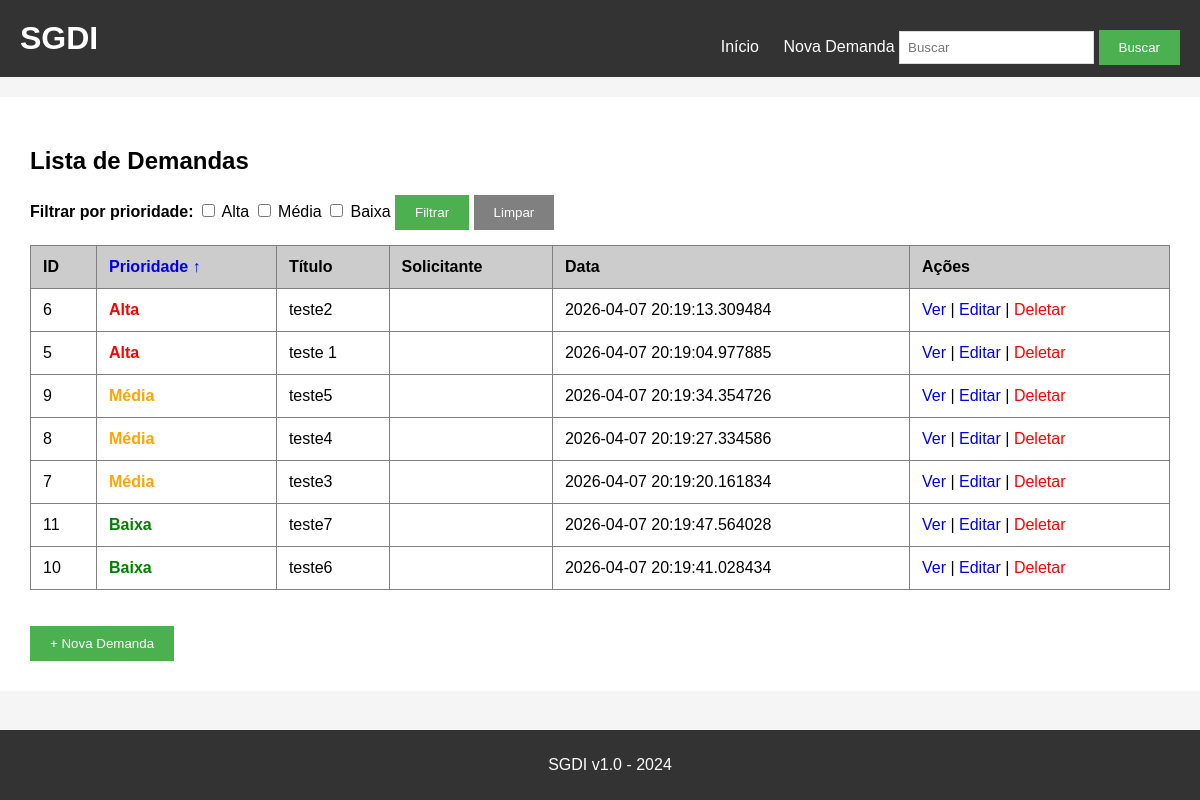
The page / on the database its author committed.
### tables this page shows
CREATE TABLE demandas (
    id INTEGER PRIMARY KEY AUTOINCREMENT,
    titulo TEXT,
    descricao TEXT,
    solicitante TEXT,
    data_criacao TEXT,
    nivel_prioridade TEXT
);

### app.py (the view)
@app.route('/')
def index():
    prioridades = request.args.getlist('prioridade[]')
    ordem = request.args.get('ordem', 'asc')
    prioridades = [p.lower() for p in prioridades]
    conn = get_db()
    cursor = conn.cursor()
    query = "SELECT * FROM demandas"
    params = []
    if prioridades:
        placeholders = ','.join(['?'] * len(prioridades))
        query += f' WHERE LOWER(nivel_prioridade) IN ({placeholders})'
        params.extend(prioridades)
    order_clause = '''
        CASE
            WHEN LOWER(nivel_prioridade) = "alta" THEN 1
            WHEN LOWER(nivel_prioridade) IN ("média","media") THEN 2
            WHEN LOWER(nivel_prioridade) = "baixa" THEN 3
            ELSE 4
        END
    '''
    if ordem == 'desc':
        query += f' ORDER BY {order_clause} DESC, data_criacao DESC'
    else:
        query += f' ORDER BY {order_clause} ASC, data_criacao DESC'
    demandas = cursor.execute(query, params).fetchall()
    conn.close()
    return render_template(
        'index.html',
        demandas=demandas,
        prioridades_selecionadas=request.args.getlist('prioridade[]'),
        ordem=ordem
    )

### app.py (called while the page is built)
def get_db():
    conn = sqlite3.connect('demandas.db')
    conn.row_factory = sqlite3.Row
    return conn

### templates/index.html (shortened to what this page needs)
{% extends "base.html" %}
{% block content %}
<h2>Lista de Demandas</h2>
<form method="get" action="/" style="margin-bottom: 15px;">
    <label><strong>Filtrar por prioridade:</strong></label>
    <label>
        <input type="checkbox" name="prioridade[]" value="Alta"
        {% if 'Alta' in prioridades_selecionadas %}checked{% endif %}>
        Alta
    </label>
    <label>
        <input type="checkbox" name="prioridade[]" value="Média"
        {% if 'Média' in prioridades_selecionadas %}checked{% endif %}>
        Média
    </label>
    <label>
        <input type="checkbox" name="prioridade[]" value="Baixa"
        {% if 'Baixa' in prioridades_selecionadas %}checked{% endif %}>
        Baixa
    </label>
    <button type="submit">Filtrar</button>
    <a href="/"><button type="button">Limpar</button></a>
</form>
<table border="1" cellpadding="10" cellspacing="0" width="100%">
    <thead>
        <tr bgcolor="#cccccc">
            <th>ID</th>
            <th>
                <a href="/?{% for p in prioridades_selecionadas %}prioridade[]={{p}}&{% endfor %}ordem={% if ordem == 'asc' %}desc{% else %}asc{% endif %}">
                    Prioridade {% if ordem == 'asc' %}↑{% else %}↓{% endif %}
                </a>
            </th>
            <th>Título</th>
            <th>Solicitante</th>
            <th>Data</th>
            <th>Ações</th>
        </tr>
    </thead>
    <tbody>
        {% for demanda in demandas %}
        <tr>
            <td>{{ demanda['id'] }}</td>
            <td>
                {% if demanda['nivel_prioridade']|lower == 'alta' %}
                    <span style="color:red; font-weight:bold;">Alta</span>
                {% elif demanda['nivel_prioridade']|lower in ['média','media'] %}
                    <span style="color:orange; font-weight:bold;">Média</span>
                {% else %}
                    <span style="color:green; font-weight:bold;">Baixa</span>
                {% endif %}
            </td>
            <td>{{ demanda['titulo'] }}</td>
            <td>{{ demanda['solicitante'] }}</td>
            <td>{{ demanda['data_criacao'] }}</td>
            <td>
                <a href="/detalhes/{{ demanda['id'] }}">Ver</a> |
                <a href="/editar/{{ demanda['id'] }}">Editar</a> |
                <a href="/deletar/{{ demanda['id'] }}" style="color:red;">Deletar</a>
            </td>
        </tr>
        {% endfor %}
    </tbody>
</table>
<br><br>
<a href="/nova_demanda">
    <button>+ Nova Demanda</button>
</a>
{% endblock %}

### static/style.css (style rules this page uses)
body { font-family: Arial, sans-serif; background-color: #f5f5f5; padding: 0; margin: 0; }
button { background-color: #4CAF50; color: white; padding: 10px 20px; border: none; cursor: pointer; }
button[type="button"] { background-color: #808080; }
table { border-collapse: collapse; }
th { text-align: left; padding: 12px; }
td { padding: 12px; }
table a { text-decoration: none; }

### templates/base.html (style rules this page uses)
body { margin: 0; }

### rows shown on the page
demandas: id "6", nivel_prioridade "Alta", titulo "teste2", data_criacao "2026-04-07 20:19:13.309484"
demandas: id "5", nivel_prioridade "Alta", titulo "teste 1", data_criacao "2026-04-07 20:19:04.977885"
demandas: id "9", nivel_prioridade "Média", titulo "teste5", data_criacao "2026-04-07 20:19:34.354726"
demandas: id "8", nivel_prioridade "Média", titulo "teste4", data_criacao "2026-04-07 20:19:27.334586"
demandas: id "7", nivel_prioridade "Média", titulo "teste3", data_criacao "2026-04-07 20:19:20.161834"
demandas: id "11", nivel_prioridade "Baixa", titulo "teste7", data_criacao "2026-04-07 20:19:47.564028"
demandas: id "10", nivel_prioridade "Baixa", titulo "teste6", data_criacao "2026-04-07 20:19:41.028434"
